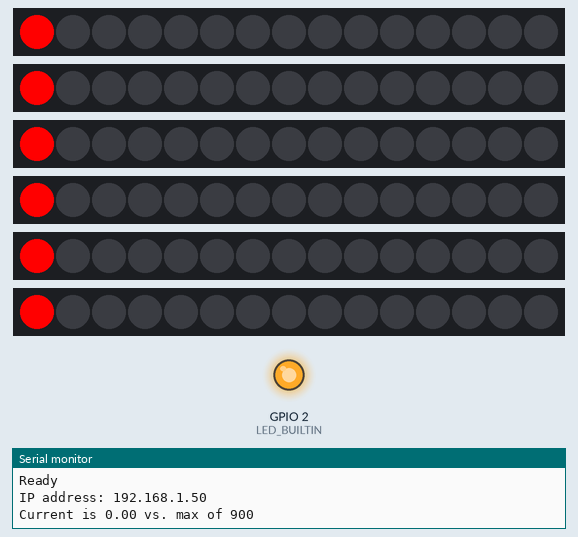
A program run on a simulated ESP32. Shown: 6 × 15 RGB LEDs in strip order, left to right, output pins drawn as LEDs (lit = HIGH), the last lines printed to the serial monitor. Dim RGB values are drawn brighter than linear; WiFi joins after 1.5 s; servers stay silent unless stated.

Above: at 1.61 s.
At 5.11 s:
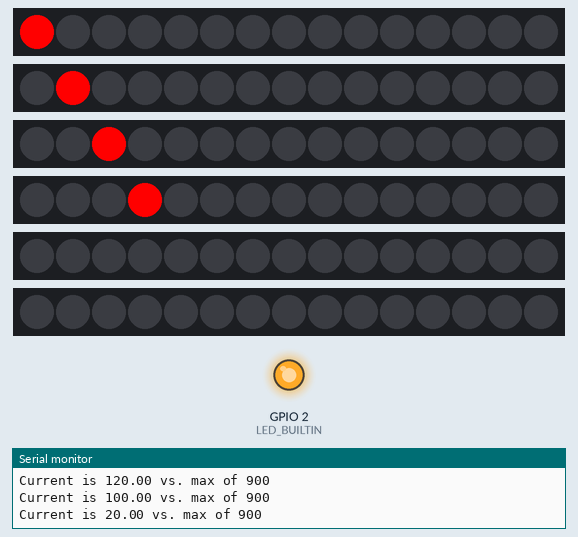
At 8.97 s:
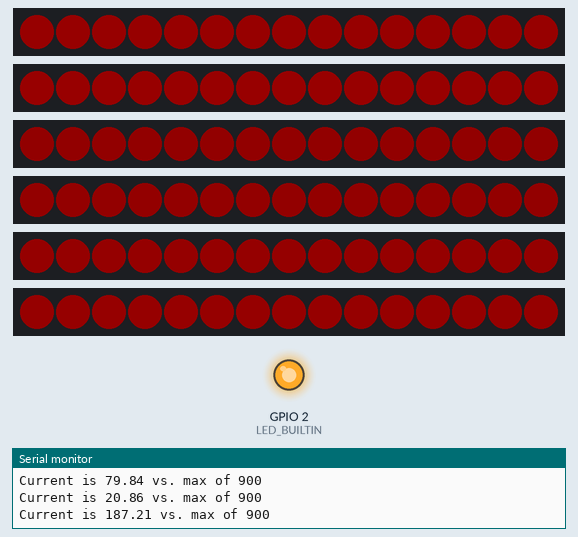
At 28.77 s:
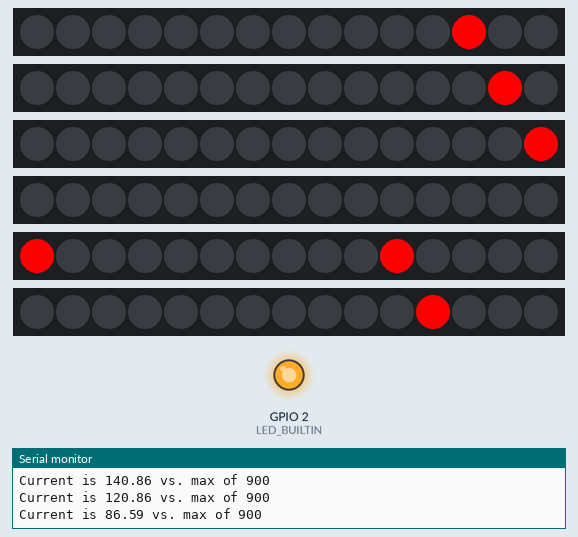
Timing chart, 0 to 37.4 s (numbered marks = the images above):
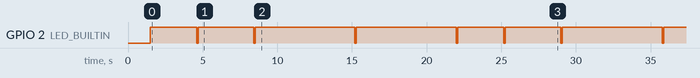

Measured:
- by itself, GPIO 2 (LED_BUILTIN): LOW → HIGH at 1.5 s, → LOW 3.1 s later, → HIGH 0.10 s later, → LOW 3.7 s later, … (15 changes in this stretch)

The program:

main.cpp
```cpp
/*
 * Blink
 * Turns on an LED on for one second,
 * then off for one second, repeatedly.
 */

#include <Arduino.h>
// Include the Arduino FastLED library
#include <FastLED.h>

// Include the WiFi libraries
#include <WiFi.h>
#include <ESPmDNS.h>
#include <WiFiUdp.h>
#include <ArduinoOTA.h>

// Set LED_BUILTIN if it is not defined by Arduino framework
#ifndef LED_BUILTIN
    #define LED_BUILTIN 2
#endif

// Define Addressable LED parameters
#define ADDRESSABLE_PIN_1 12
#define ADDRESSABLE_PIN_2 13
#define ADDRESSABLE_PIN_3 14
#define ADDRESSABLE_PIN_4 25
#define ADDRESSABLE_PIN_5 26
#define ADDRESSABLE_PIN_6 27
#define NUM_FIXTURES 6
#define NUM_LEDS_PER_FIXTURE 15
CRGB leds[NUM_FIXTURES][NUM_LEDS_PER_FIXTURE];

// Define limits for LED output based on device capabilities
#define MAX_Current 900
#define CURRENT_PER_LED 60
#define MAX_BRIGHTNESS 255 // Max brightness required due to current limiations of prototype board

// Initialize LED pin list
constexpr int addressable_pins[] = {ADDRESSABLE_PIN_1, ADDRESSABLE_PIN_2, ADDRESSABLE_PIN_3, ADDRESSABLE_PIN_4, ADDRESSABLE_PIN_5, ADDRESSABLE_PIN_6};
float output_current = 0.0;
int serial_counter = 0;
#define SERIAL_INTERVAL 300

// Dependencies for WiFi
const char* ssid = "Neverland";
const char* password = "TBD";
int effect_counter = 0;

// Function declarations
void initialize_addressable_LED_pins();
void initialize_arduino_OTA();

void setup()
{
  // Initialize OTA
  initialize_arduino_OTA();

  // initialize LED digital pin (on board) as an output.
  pinMode(LED_BUILTIN, OUTPUT);

  // Set pin initial conditions once when you press reset or power the board
  initialize_addressable_LED_pins();
}

void initialize_arduino_OTA() {
  Serial.begin(115200);
  Serial.println("Booting");
  WiFi.mode(WIFI_STA);
  WiFi.begin(ssid, password);
  while (WiFi.waitForConnectResult() != WL_CONNECTED) {
    Serial.println("Connection Failed! Rebooting...");
    delay(5000);
    ESP.restart();
  }

  ArduinoOTA
    .onStart([]() {
      String type;
      if (ArduinoOTA.getCommand() == U_FLASH)
        type = "sketch";
      else // U_SPIFFS
        type = "filesystem";

      // NOTE: if updating SPIFFS this would be the place to unmount SPIFFS using SPIFFS.end()
      Serial.println("Start updating " + type);
    })
    .onEnd([]() {
      Serial.println("\nEnd");
    })
    .onProgress([](unsigned int progress, unsigned int total) {
      Serial.printf("Progress: %u%%\r", (progress / (total / 100)));
    })
    .onError([](ota_error_t error) {
      Serial.printf("Error[%u]: ", error);
      if (error == OTA_AUTH_ERROR) Serial.println("Auth Failed");
      else if (error == OTA_BEGIN_ERROR) Serial.println("Begin Failed");
      else if (error == OTA_CONNECT_ERROR) Serial.println("Connect Failed");
      else if (error == OTA_RECEIVE_ERROR) Serial.println("Receive Failed");
      else if (error == OTA_END_ERROR) Serial.println("End Failed");
    });

  ArduinoOTA.begin();

  Serial.println("Ready");
  Serial.print("IP address: ");
  Serial.println(WiFi.localIP());
}

void initialize_addressable_LED_pins() {
  // Initialize addressable LED pins (unable to use a for loop)
  FastLED.addLeds<WS2812B, ADDRESSABLE_PIN_1, GRB>(leds[0], NUM_LEDS_PER_FIXTURE).setCorrection(TypicalLEDStrip);
  FastLED.addLeds<WS2812B, ADDRESSABLE_PIN_2, GRB>(leds[1], NUM_LEDS_PER_FIXTURE).setCorrection(TypicalLEDStrip);
  FastLED.addLeds<WS2812B, ADDRESSABLE_PIN_3, GRB>(leds[2], NUM_LEDS_PER_FIXTURE).setCorrection(TypicalLEDStrip);
  FastLED.addLeds<WS2812B, ADDRESSABLE_PIN_4, GRB>(leds[3], NUM_LEDS_PER_FIXTURE).setCorrection(TypicalLEDStrip);
  FastLED.addLeds<WS2812B, ADDRESSABLE_PIN_5, GRB>(leds[4], NUM_LEDS_PER_FIXTURE).setCorrection(TypicalLEDStrip);
  FastLED.addLeds<WS2812B, ADDRESSABLE_PIN_6, GRB>(leds[5], NUM_LEDS_PER_FIXTURE).setCorrection(TypicalLEDStrip);
  FastLED.clear();
}

// Set Addressable LED value w/ current tracking
void set_led(int strip_id, int led_id, int r, int g, int b){
  // Get prior value and update current
  int prior_val = leds[strip_id][led_id].r + leds[strip_id][led_id].g + leds[strip_id][led_id].b;
  output_current += (float((r + g + b) - prior_val))/(3*255) * CURRENT_PER_LED;

  if (serial_counter % SERIAL_INTERVAL == 0){
    Serial.println("Current is " + String(output_current) + " vs. max of " + String(MAX_Current));
    serial_counter = 0;
  }
  serial_counter = serial_counter + 1;

  // Set new LED value
  leds[strip_id][led_id] = CRGB(r, g, b);

  // Check if current is over limit
  if (output_current > MAX_Current){
    float adjusted_current = 0.0;
    float current_ratio = MAX_Current / output_current;
    for (int i = 0; i< NUM_FIXTURES; i = i + 1) {
      for (int j = 0; j < NUM_LEDS_PER_FIXTURE; j = j + 1) {
        CRGB prior_color = leds[i][j];
        int adj_r = int(prior_color.r*current_ratio);
        int adj_g = int(prior_color.g*current_ratio);
        int adj_b = int(prior_color.b*current_ratio);
        leds[i][j] = CRGB(adj_r, adj_g, adj_b);
        adjusted_current+=(adj_r+adj_b+adj_g)/(3*255)*CURRENT_PER_LED;
      }
    }
    output_current = adjusted_current;
  }
}

// Turn off addressable LEDs
void addressable_off(){
  for (byte i = 0; i < NUM_FIXTURES ; i = i + 1) {
    for (byte j = 0; j < NUM_LEDS_PER_FIXTURE; j = j + 1) {
      set_led(i, j, 0, 0, 0);
    }
  }
  FastLED.show();
}

// Vertical traveling LED pattern
void vertical_traveling_led(int num_iterations, int delay_time) {
  // Run traveling LED animation n times
  for (int n = 0; n < num_iterations; n = n + 1) {

    int counter = 0;
    while (counter < NUM_LEDS_PER_FIXTURE) {
      // Set all equal to 0
      for (int i = 0; i< NUM_FIXTURES; i = i + 1){

        for (int j = 0; j < NUM_LEDS_PER_FIXTURE; j = j + 1) {
          set_led(i, j, 0, 0, 0);
        }

        // Set counter value to MAX_BRIGHTNESS
        set_led(i, counter, MAX_BRIGHTNESS, 0, 0);
      }
      FastLED.show();
      counter = counter + 1;
      delay(delay_time);
    }
  }
}

// Spiral traveling LED pattern
void spiral_traveling_led(int num_iterations, int delay_time) {
  // Run traveling LED animation n times
  for (int n = 0; n < num_iterations; n = n + 1) {

    int counter = 0;
    while (counter < NUM_LEDS_PER_FIXTURE) {
      // Set all equal to 0
      for (int i = 0; i< NUM_FIXTURES; i = i + 1){

        for (int j = 0; j < NUM_LEDS_PER_FIXTURE; j = j + 1) {
          set_led(i, j, 0, 0, 0);
        }

        // Set counter value to MAX_BRIGHTNESS
        set_led(i, counter, MAX_BRIGHTNESS, 0, 0);
        FastLED.show();
        counter = counter + 1;
        delay(delay_time);
      }

    }
  }
}

// Pulse
void pulse(int num_iterations, int delay_time, int low_brightness, int high_brightness) {
  // Run traveling LED animation n times
  for (int n = 0; n < num_iterations; n = n + 1) {

    int brightness = low_brightness;

    while (brightness < high_brightness) {
      // Set all equal to 0
      for (int i = 0; i< NUM_FIXTURES; i = i + 1){
        for (int j = 0; j < NUM_LEDS_PER_FIXTURE; j = j + 1) {
          set_led(i, j, brightness, 0, 0);
        }

        FastLED.show();
        brightness = brightness + 1;
        delay(delay_time);
      }

    }

    while (brightness >= low_brightness) {
      // Set all equal to 0
      for (int i = 0; i< NUM_FIXTURES; i = i + 1){
        for (int j = 0; j < NUM_LEDS_PER_FIXTURE; j = j + 1) {
          set_led(i, j, brightness, 0, 0);
        }

      }
      FastLED.show();
      brightness = brightness - 1;
      delay(delay_time);

    }
  }
}

void next_lighting() {
  // Turn on LED on board
  digitalWrite(LED_BUILTIN, HIGH);
  switch (effect_counter) {
    case 0:
      vertical_traveling_led(2, 100);
      addressable_off();
      effect_counter+=1;
      break;
    case 1:
      spiral_traveling_led(2, 100);
      addressable_off();
      effect_counter+=1;
      break;
    case 2:
      pulse(2,20, 10, 80);
      addressable_off();
      effect_counter+=1;
      break;
    case 3:
      pulse(2,20, 10, 80);
      addressable_off();
      effect_counter=0;
      break;
  }

  // Turn off LED on board
  digitalWrite(LED_BUILTIN, LOW);
  delay(100);
}

// Loop function that runs over and over again forever
void loop() {

  // Check OTA for update
  ArduinoOTA.handle();

  // Perform Lighting Functions
  next_lighting();

  // blink_speed_sweep(200, 205);
  // sweep_pwm_values(0, MAX_BRIGHTNESS, 10);

}
```
